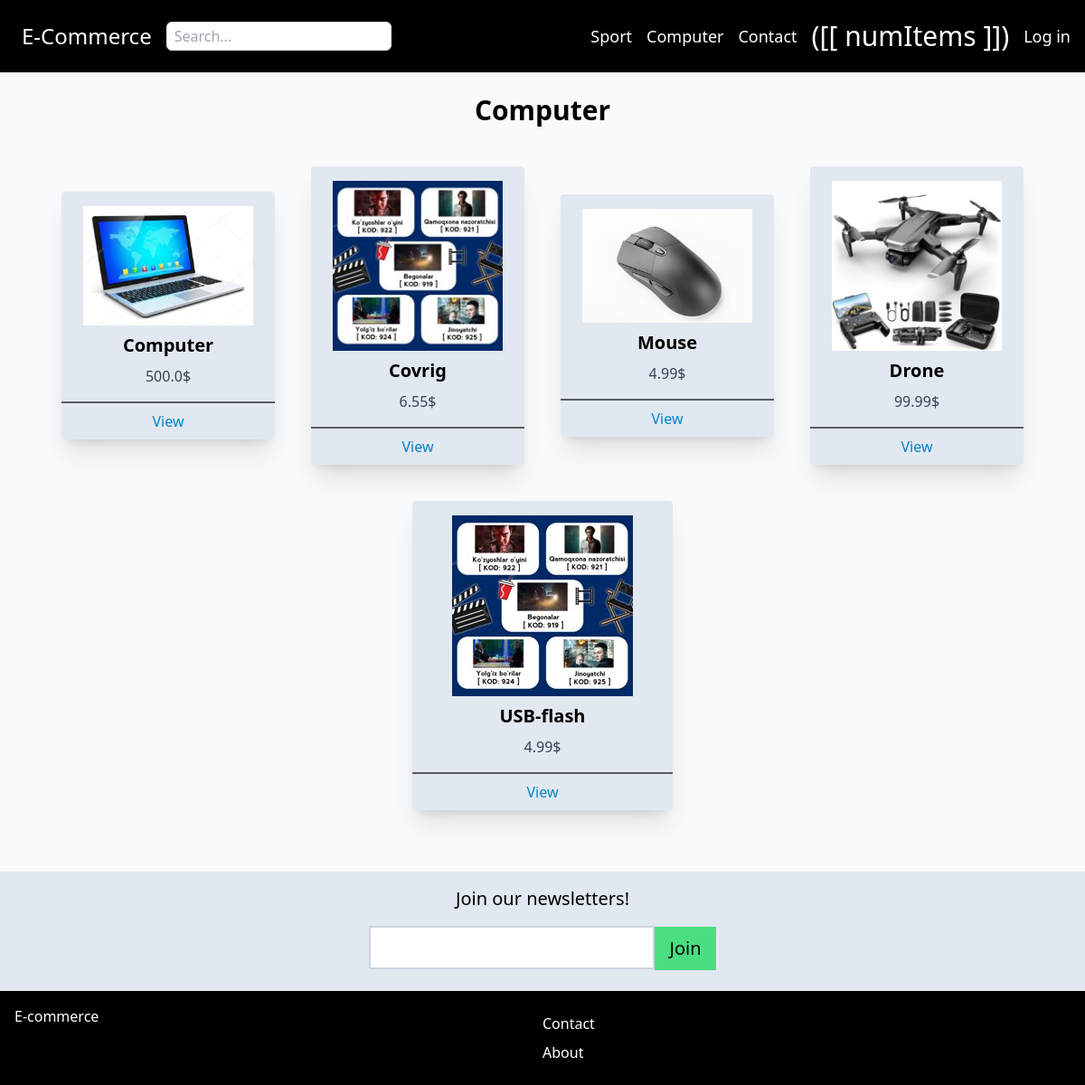
The app's page /store/categories/computer/ with its own data.
### Apps/store/models.py (models this page shows, shortened)
class Category(models.Model):
    title = models.CharField(max_length=255)
    slug = models.SlugField(max_length=255, unique=True)
    ordering = models.IntegerField(default=0)
    class Meta:
        verbose_name_plural = 'Categories'
        ordering = ('ordering',)

class Product(models.Model):
    category = models.ForeignKey(Category, related_name='products', on_delete=models.CASCADE)
    title = models.CharField(max_length=255)
    slug = models.SlugField(max_length=255, unique=True)
    description = models.TextField(null=True, blank=True)
    price = models.FloatField()
    date_added = models.DateTimeField(auto_now_add=True)
    is_featured = models.BooleanField(default=False)
    num_available = models.IntegerField(default=1)
    parent_product = models.ForeignKey('self', related_name='variants', on_delete=models.CASCADE, blank=True, null=True)
    image = models.ImageField(upload_to='uploads/', blank=True, null=True)
    thumbnail = models.ImageField(upload_to='uploads/',blank=True, null=True)
    class Meta:
        ordering = ('-date_added',)

### Apps/store/views.py (the view)
# urls.py: path("categories/<slug:slug>/", CategoryDetailView, name="category_detail"),
def CategoryDetailView(request, slug):
    category = get_object_or_404(Category, slug=slug)
    products = category.products.filter(parent_product=None)
    context = {
        "category": category,
        "products": products
    }
    return render(request, "category_detail.html", context=context)

### Apps/cart/cart.py (called while the page is built)
    def get_total_price(self):
        return sum(item['total_price'] for item in self.cart.values())

    def get_total_length(self):
        return str(sum(item['quantity'] for item in self.cart.values()))

### Apps/cart/context_processors.py (called while the page is built)
def cart(request):
    cart = Cart(request)
    return { "cart": cart }

### Apps/store/context_processors.py (called while the page is built)
def menu_categories(request):
    categories = Category.objects.all()
    return {"menu_categories": categories}

### Apps/store/templates/category_detail.html (shortened to what this page needs)
{% extends 'base.html' %}
{% block content %}
<div class="flex flex-col items-center p-6 bg-slate-50">
    <div class="font-semibold text-3xl text-black">
        {{ category.title }}
    </div>
    <div class="w-full flex flex-wrap items-center justify-center p-6 bg-slate-50">
        {% for product in products %}
            <div class="flex-1 max-w-72 rounded overflow-hidden shadow-xl m-5 bg-slate-200 min-w-48">
                <div class="px-6 py-4 flex flex-col justify-center overflow-hidden items-center">
                    <div class="w-full font-bold text-xl mb-2 flex justify-center items-center">
                        <img src="{{ product.thumbnail.url }}">
                    </div>
                    <div class="font-bold text-xl mb-2">
                        {{ product.title }}
                    </div>
                    <p class="text-gray-700 text-base">
                        {{ product.price }}$
                    </p>
                </div>
                <div class="text-center p-2 border-t-2 border-black/[0.6]">
                    <a class="text-sky-600" href="{% url 'store:product_detail' product.slug %}">View</a>
                </div>
            </div>
        {% endfor %}
    </div>
</div>
{% endblock content %}

### Apps/core/templates/base.html (shortened to what this page needs)
{% load static %}
<!DOCTYPE html>
<html>
    <head>
        <link rel="stylesheet" href="https://cdnjs.cloudflare.com/ajax/libs/primeicons/3.0.0/primeicons.css" />
        <link rel="stylesheet" href="{% static 'main.css' %}">
        <script src="https://cdn.tailwindcss.com"></script>
<body>
    <nav class="flex flex-col md:flex-row items-center justify-between flex-wrap md:bg-black" id='navbarapp' data-cartlength="{{ cart.get_total_length }}" data-totalprice="{{ cart.get_total_price }}">
        <div class="w-full md:w-min text-nowrap flex items-center justify-between bg-black  p-6">
            <a href="{% url 'core:frontpage' %}" class="text-2xl text-white">E-Commerce</a>
            <div>
                <form method="get" action="{% url 'store:search' %}">
                    <input class="border rounded-md ml-4 mr-2 h-8 p-2" type="text" name="query" placeholder="Search..." value="{{ query }}" required>
                </form>
            </div>
        </div>
        <div class="flex flex-row items-center justify-center text-black md:bg-black md:text-white m-0">
            <div id = "main-navbar" class="flex flex-col items-center justify-center gap-4 md:flex md:flex-row" :class="{'hidden': menuClass}">
                {% for category in menu_categories %}
                    <div>
                       <a class="text-lg transition-all duration-200 hover:text-xl" href="{% url 'store:category_detail' category.slug %}">{{ category.title }}</a>
                    </div>
                {% endfor %}
                <div>
                    <a class="text-lg transition-all duration-200 hover:text-xl" href="{% url 'core:contact' %}">Contact</a>
                </div>
                <div>
                    <a class="text-3xl transition-all duration-200 hover:text-4xl" href="{% url 'cart:cart' %}">([[ numItems ]])</a>
                </div>
                {% if request.user.is_authenticated %}
                    <div class="mr-4">
                        <a class="text-3xl transition-all duration-200 hover:text-4xl" href="{% url 'myaccount:myaccount' %}"><i class="pi pi-user"></i></a>
                    </div>
                {% else %}
                    <div class="mr-4">
                        <a class="text-lg transition-all duration-200 hover:text-xl" href="{% url 'login' %}">Log in</a>
                    </div>
                {% endif %}
            </div>
        </div>
    </nav>
    {% block content %}
    {% endblock content %}
    {% include 'parts/newsletter.html' %}
    <footer class="w-full bg-black text-white p-4">
        <div class="flex flex-row items-start justify-between flex-wrap">
            <div class="flex-1 min-w-min">
                E-commerce
            </div>
            <div class="flex-1 min-w-min">
                <a href="{% url 'core:contact' %}" class="block my-2">Contact</a>
                <a href="{% url 'core:about' %}" class="block my-2">About</a>
            </div>
        </div>
    </footer>
</body>
</html>

### Apps/core/templates/parts/newsletter.html (shortened to what this page needs)
<div class="w-full p-2 py-4 bg-slate-200" id="newsletters_app">
	<div class="flex flex-col items-center justify-center text-xl">
		<h1 class="mb-2">Join our newsletters!</h1>
		<div>
			<input type="text" name="email" id="id_email" class="h-12 p-2 my-2 border-2 border-slate-300 focus:border-slate-600 outline-none" v-model="email">
			<button class="bg-green-400 hover:bg-green-500 py-2 px-4 h-12" @click="add_to_newsletter()">Join</button>
		</div>
	</div>
</div>

### records on screen
Category: title "Sport"
Category: title "Computer"
Product: thumbnail (picture), title "Computer", price "500.0"
Product: thumbnail (picture), title "Covrig", price "6.55"
Product: thumbnail (picture), title "Mouse", price "4.99"
Product: thumbnail (picture), title "Drone", price "99.99"
Product: thumbnail (picture), title "USB-flash", price "4.99"
